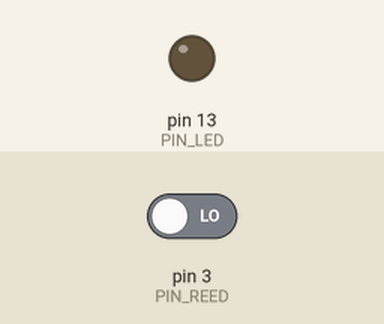
Simulated run of this sketch. Board: Arduino Uno, built with avr-gcc and run on an emulated ATmega328P. Parts: output pins drawn as LEDs (lit = HIGH). The inputs (shaded band) are chosen by the test bench; at power-on: pin 3 (PIN_REED) LOW. What the sketch prints to the serial monitor is not drawn.

Above: at 1.2 s.
1.3 s: pin 3 (PIN_REED) driven HIGH
Timing chart, 0 to 4.3 s (numbered marks = the images above; inputs shaded):
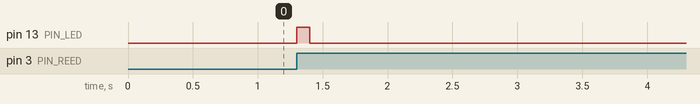

Measured:
- after the input at 1.3 s, pin 13 (PIN_LED): LOW → HIGH at once, → LOW 0.10 s later

The sketch:

main.ino
```cpp
/**
 * @file    main.ino
 * @author  Filippo Graziani
 * @date    13/03/2024
 * @brief   A sample code for the mini reed switch (KY025)
 * Connections:
 * Sensor       -----       Arduino Uno
 * -                        GND
 * [no label]               5V
 * S                        D3
 */

#include "Arduino.h"
#include <stdint.h>

#define     PIN_REED                (3)
#define     PIN_LED                 (LED_BUILTIN)

static void irq_detect();

static bool gb_magnet_detect(false);

/**
 * @brief   Setup function.
 * @par     Description
 * Setting of the Arduino's pins and the serial port.
 * @return  Nothing.
 */
void
setup ()
{
    Serial.begin(9600);

    while (!Serial)
    {
        /* Do nothing */
    }

    pinMode(PIN_LED, OUTPUT);
    pinMode(PIN_REED, INPUT);
    attachInterrupt(digitalPinToInterrupt(PIN_REED), irq_detect, RISING);
}   /* setup() */

/**
 * @brief   Loop function.
 * @par     Description
 * Checking the presence of an obstacle.
 * @return  Nothing.
 */
void
loop ()
{
    static uint32_t debounce_time_ms(0);

    if ((true == gb_magnet_detect) && (0 == debounce_time_ms))
    {
        Serial.println("Magnet detected");

        debounce_time_ms = millis();
        digitalWrite(PIN_LED, HIGH);
    }

    if ((0 != debounce_time_ms) && ((millis() - debounce_time_ms) > 100))
    {
        digitalWrite(PIN_LED, LOW);
        debounce_time_ms = 0;
        gb_magnet_detect = false;
        attachInterrupt(digitalPinToInterrupt(PIN_REED), irq_detect, RISING);
    }
}   /* loop() */

/**
 * @brief   Interrupt function.
 * @par     Description
 * Detection of a magnetic field which closes the switch.
 * @return  Nothing.
 */
static void
irq_detect ()
{
    gb_magnet_detect = true;
}   /* irq_detect() */


/*** End of file ***/
```
